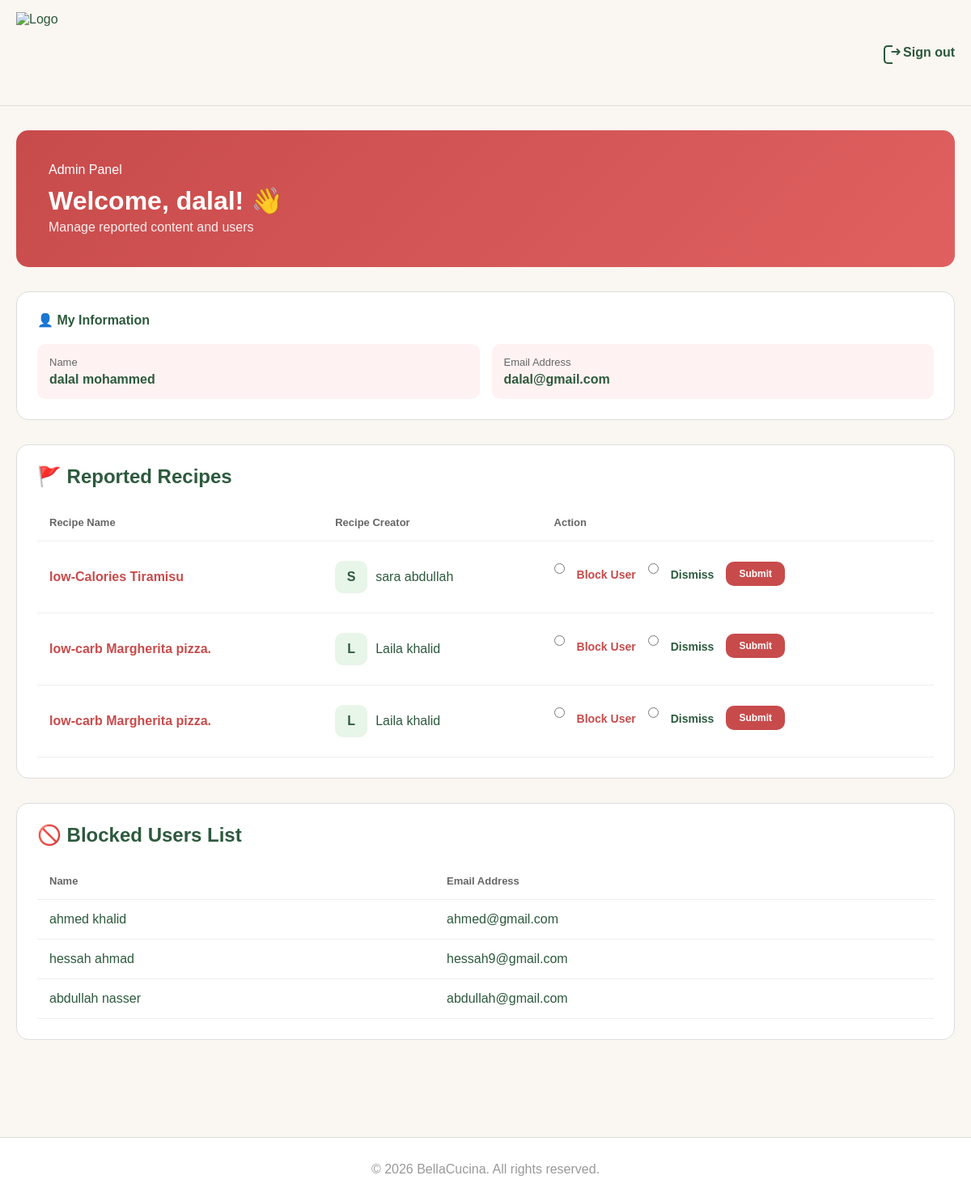
Screenshot of /admin.php (signed in) with the database file from the repository.
### tables this page shows
CREATE TABLE `user` (
  `id` int(11) NOT NULL,
  `usertype` varchar(10) NOT NULL,
  `firstname` varchar(50) NOT NULL,
  `lastname` varchar(50) NOT NULL,
  `emailaddress` varchar(100) NOT NULL,
  `password` varchar(255) NOT NULL,
  `photofilename` varchar(255) NOT NULL
);

CREATE TABLE `report` (
  `id` int(11) NOT NULL,
  `userid` int(11) NOT NULL,
  `recipeid` int(11) NOT NULL
);

CREATE TABLE `recipe` (
  `id` int(11) NOT NULL,
  `userid` int(11) NOT NULL,
  `categoryid` int(11) NOT NULL,
  `name` varchar(100) NOT NULL,
  `description` text NOT NULL,
  `photofilename` varchar(255) NOT NULL,
  `videofilepath` varchar(255) DEFAULT NULL
);

CREATE TABLE `blockeduser` (
  `id` int(11) NOT NULL,
  `firstname` varchar(50) NOT NULL,
  `lastname` varchar(50) NOT NULL,
  `emailaddress` varchar(100) NOT NULL
);

### admin.php (the view, shortened to what this page needs)
<?php
require_once("DB.php");
$adminID = (int)$_SESSION['userid'];
$stmtAdmin = mysqli_prepare($conn, "SELECT id, firstname, lastname, emailaddress FROM user WHERE id = ? AND usertype = 'admin'");
mysqli_stmt_bind_param($stmtAdmin, "i", $adminID);
mysqli_stmt_execute($stmtAdmin);
$admin = mysqli_fetch_assoc(mysqli_stmt_get_result($stmtAdmin));
$resultReports = mysqli_query($conn, "SELECT report.id AS reportid, report.recipeid,
                                             recipe.userid AS creatorid, recipe.name AS recipename,
                                             user.firstname, user.lastname
                                      FROM report
                                      INNER JOIN recipe ON report.recipeid = recipe.id
                                      INNER JOIN user ON recipe.userid = user.id
                                      ORDER BY report.id DESC");
$resultBlocked = mysqli_query($conn, "SELECT id, firstname, lastname, emailaddress FROM blockeduser ORDER BY id DESC");
?>
<!DOCTYPE html>
<html lang="en">
<head>
    <link rel="stylesheet" href="main.css">
</head>
<body>
<header>
    <div class="header-container">
        <img src="uploads/logo.png" alt="Logo" class="logo">
        <nav class="nav-menu">
            <a href="logout.php" class="logout-link">
                <span class="icon">
                    <span class="bracket"></span>
                    <span class="arrow">➜</span>
                </span>
                <span class="text">Sign out</span>
            </a>
        </nav>
    </div>
</header>
<main class="dashboard-page">
    <div class="welcome-banner admin-banner">
        <span class="welcome-lable">Admin Panel</span>
        <h1>Welcome, <?= htmlspecialchars($admin['firstname']) ?>! 👋</h1>
        <p>Manage reported content and users</p>
    </div>
    <div class="info-card admin-info">
        <h3>👤 My Information</h3>
        <div class="admin-details">
            <div class="detail-item red-bg">
                <span class="detail-label">Name</span>
                <span class="detail-value"><?= htmlspecialchars($admin['firstname'] . " " . $admin['lastname']) ?></span>
            </div>
            <div class="detail-item red-bg">
                <span class="detail-label">Email Address</span>
                <span class="detail-value"><?= htmlspecialchars($admin['emailaddress']) ?></span>
            </div>
        </div>
    </div>
    <div class="table-section">
        <h2>🚩 Reported Recipes</h2>
        <table class="data-table">
            <thead>
                <tr>
                    <th>Recipe Name</th>
                    <th>Recipe Creator</th>
                    <th>Action</th>
                </tr>
            </thead>
            <tbody>
                <?php if ($resultReports && mysqli_num_rows($resultReports) > 0): ?>
                    <?php while ($reportRow = mysqli_fetch_assoc($resultReports)): ?>
                        <tr>
                            <td>
                                <a href="view_recipe.php?id=<?= (int)$reportRow['recipeid'] ?>" class="red-link">
                                    <?= htmlspecialchars($reportRow['recipename']) ?>
                                </a>
                            </td>
                            <td>
                                <div class="creator-info">
                                    <div class="creator-avatar">
                                        <?= strtoupper(substr($reportRow['firstname'], 0, 1)) ?>
                                    </div>
                                    <span><?= htmlspecialchars($reportRow['firstname'] . " " . $reportRow['lastname']) ?></span>
                                </div>
                            </td>
                            <td>
                                <form action="process_report_action.php" method="POST" class="action-form">
                                    <label><input type="radio" name="action" value="block" required> <span class="red-text">Block User</span></label>
                                    <label><input type="radio" name="action" value="dismiss" required> Dismiss</label>
                                    <button type="submit" class="btn-red btn-small">Submit</button>
                                </form>
                            </td>
                        </tr>
                    <?php endwhile; ?>
                <?php else: ?>
                    <tr><td colspan="3">No reported recipes found.</td></tr>
                <?php endif; ?>
            </tbody>
        </table>
    </div>
    <div class="table-section">
        <h2>🚫 Blocked Users List</h2>
        <table class="data-table">
            <thead>
                <tr>
                    <th>Name</th>
                    <th>Email Address</th>
                </tr>
            </thead>
            <tbody>
                <?php if ($resultBlocked && mysqli_num_rows($resultBlocked) > 0): ?>
                    <?php while ($blockedRow = mysqli_fetch_assoc($resultBlocked)): ?>
                        <tr>
                            <td><?= htmlspecialchars($blockedRow['firstname'] . " " . $blockedRow['lastname']) ?></td>
                            <td><?= htmlspecialchars($blockedRow['emailaddress']) ?></td>
                        </tr>
                    <?php endwhile; ?>
                <?php else: ?>
                    <tr><td colspan="2">No blocked users found.</td></tr>
                <?php endif; ?>
            </tbody>
        </table>
    </div>
</main>
<footer>
    © 2026 BellaCucina. All rights reserved.
</footer>
</body>
</html>

### main.css (style rules this page uses)
* { margin: 0; padding: 0; box-sizing: border-box; }
body { font-family: Arial, sans-serif; background-color: #FAF6F1; color: #2D5A3D; }
a { text-decoration: none; color: inherit; }
img { max-width: 100%; }
header { background-color: #FAF6F1; border-bottom: 1px solid #ddd; position: sticky; top: 0; z-index: 9999; }
.header-container { max-width: 1200px; margin: 0 auto; padding: 15px 20px; display: flex; justify-content: space-between; align-items: center; }
.logo { height: 100px; transition: transform 0.3s ease; }
.nav-menu { display: flex; gap: 5px; }
.icon { position: relative; width: 26px; height: 26px; }
.bracket { position: absolute; left: -24px; top: 0px; width: 11px; height: 23px; border: 2.4px solid #2D5A3D; border-right: none; border-radius: 5px 0 0 5px; transition: border-color 0.25s ease; }
.arrow { position: absolute; right: 2px; top: -2px; font-size: 16px; color: #2D5A3D; transition: color 0.25s ease; }
.text { font-size: 16px; font-weight: bold; }
.info-card, .table-section { transition: transform 0.3s ease, box-shadow 0.3s ease; }
.welcome-banner h1 { animation: popIn 0.6s ease; }
.btn-red { display: inline-block; padding: 12px 24px; background-color: #C84B4B; color: white; border-radius: 10px; font-weight: bold; border: none; cursor: pointer; }
.btn-small { padding: 8px 16px; font-size: 12px; }
footer { background: white; padding: 30px; text-align: center; margin-top: 60px; border-top: 1px solid #ddd; color: #999; }
.dashboard-page { max-width: 1200px; margin: 0 auto; padding: 30px 20px; }
.welcome-banner { background: linear-gradient(135deg, #2D5A3D, #3D7A5D); border-radius: 15px; padding: 40px; color: white; margin-bottom: 30px; }
.welcome-banner h1 { font-size: 32px; margin: 10px 0 5px; }
.welcome-banner p { opacity: 0.9; }
.admin-banner { background: linear-gradient(135deg, #C84B4B, #E06060); }
.info-card { background: white; border-radius: 15px; padding: 25px; border: 1px solid #ddd; flex: 1; min-width: 280px; }
.info-card h3 { color: #2D5A3D; margin-bottom: 20px; font-size: 16px; }
.red-bg { background: #fef2f2; }
.table-section { background: white; border-radius: 15px; padding: 25px; border: 1px solid #ddd; margin-bottom: 30px; }
.data-table { width: 100%; border-collapse: collapse; }
.data-table th, .data-table td { padding: 15px; text-align: left; border-bottom: 1px solid #eee; }
.data-table th { font-weight: bold; color: #666; font-size: 13px; }
.data-table a { color: #2D5A3D; font-weight: bold; }
.creator-info { display: flex; align-items: center; gap: 10px; }
.creator-avatar { width: 40px; height: 40px; border-radius: 10px; background: #e8f5e9; color: #2D5A3D; display: flex; align-items: center; justify-content: center; font-weight: bold; }
h2 { margin-bottom:20px; }
label { font-weight:bold; display:block; margin-bottom:6px; }
input, textarea, select { width:100%; padding:10px; border:1px solid #e0e0e0; border-radius:14px; background:#fafafa; font-size:14px; margin-bottom:15px; font-weight:bold; }
button { background:#C84B4B; color:white; border:none; padding:8px 15px; border-radius:6px; cursor:pointer; font-size:13px; margin:10px 0 18px; }
.admin-info { margin-bottom: 30px; }
.admin-details { display: flex; gap: 15px; flex-wrap: wrap; }
.detail-item { flex: 1; min-width: 200px; padding: 15px; border-radius: 10px; }
.detail-label { display: block; font-size: 13px; color: #666; margin-bottom: 5px; }
.detail-value { font-weight: bold; color: #2D5A3D; }
.action-form { display: flex; align-items: center; gap: 15px; flex-wrap: wrap; }
.action-form label { display: flex; align-items: center; gap: 15px; cursor: pointer; font-size: 14px; white-space: nowrap; }
.red-text { color: #C84B4B; font-weight: bold; }
.red-link { color: #C84B4B !important; }

### rows the page displays
user: firstname "dalal", firstname+lastname "dalal mohammed", emailaddress "dalal@gmail.com"
report: recipeid.name "low-Calories Tiramisu", user.firstname "S", user.firstname+lastname "sara abdullah"
report: recipeid.name "low-carb Margherita pizza.", user.firstname "L", user.firstname+lastname "Laila khalid"
report: recipeid.name "low-carb Margherita pizza.", user.firstname "L", user.firstname+lastname "Laila khalid"
blockeduser: firstname+lastname "ahmed khalid", emailaddress "ahmed@gmail.com"
blockeduser: firstname+lastname "hessah ahmad", emailaddress "hessah9@gmail.com"
blockeduser: firstname+lastname "abdullah nasser", emailaddress "abdullah@gmail.com"
